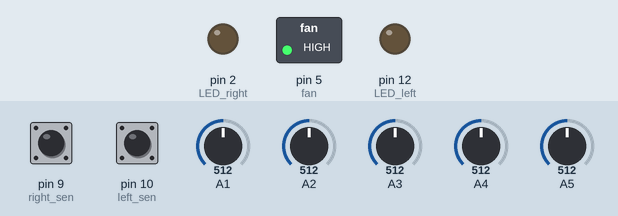
Simulated run of this sketch. Board: Arduino Uno, built with avr-gcc and run on an emulated ATmega328P. On the bench: switched loads named in the sketch (green lamp = pin HIGH), output pins drawn as LEDs (lit = HIGH). Inputs (shaded band) come from the test bench; at power-on: pin 9 (right_sen) LOW, pin 10 (left_sen) LOW, A1 = 512, A2 = 512, A3 = 512, A4 = 512, A5 = 512.

Above: at 0.1 s.
Timing chart, 0 to 1.6 s (numbered marks = the images above):
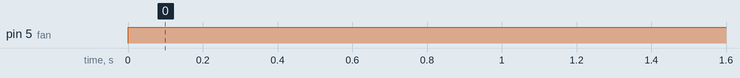

Measured:
- by itself, pin 5 (fan): LOW → HIGH at 0.00 s

The sketch:

midterm_ashtray.ino
```cpp
int LED_right = 2;
int LED_left = 12;
int left_sen  = 10;
int right_sen = 9;
int fan = 5;
int sens_covered = 0;
int multi_covered = 0;
int ishand = 0;

void setup() {
  // put your setup code here, to run once:
  pinMode(A5, INPUT);
  pinMode(A1, INPUT);
  pinMode(A2, INPUT);
  pinMode(A3, INPUT);
  pinMode(A4, INPUT);
  pinMode(left_sen, INPUT);
  pinMode(right_sen, INPUT);
  pinMode(LED_right, OUTPUT);
  pinMode(LED_left, OUTPUT);
  pinMode(fan, OUTPUT);
  Serial.begin(9600);
}

void loop() {
  // read values from sensors
  //photoresistors
  int phs1 = analogRead(A1);
  int phs2 = analogRead(A2);
  int phs3 = analogRead(A3);
  int phs4 = analogRead(A4);
  int phs5 = analogRead(A5);

  //pressure sensors
  int lefts = digitalRead(left_sen);
  int rights = digitalRead(right_sen);

  //control fan
  ishand = handon(phs1, phs2, phs3, phs4, phs5);
  if (ishand == 0)
  {
    analogWrite(fan, 255);
  }
  else
  {
    analogWrite(fan, 0);
  }

  //turn on LED for each side of the hand
  direct;
}

//Function that checks if any sensor of comibantion of sensors is dimmed,
//and returns it to the main loop to turn on the fan
int handon (int phs1, int phs2, int phs3, int phs4, int phs5)
{
  if ((phs1 < 420) && (phs2 > 420 || phs3 > 420 || phs4 > 420 || phs5 > 420))
  {
    sens_covered = 1;
  }
  if ((phs2 < 420) && (phs1 > 420 || phs3 > 420 || phs4 > 420 || phs5 > 420))
  {
    sens_covered = 2;
  }
  if ((phs3 < 420) && (phs1 > 420 || phs2 > 420 || phs4 > 420 || phs5 > 420))
  {
    sens_covered = 3;
  }
  if ((phs4 < 420) && (phs1 > 420 || phs2 > 420 || phs3 > 420 || phs5 > 420))
  {
    sens_covered = 4;
  }
  if ((phs5 < 420) && (phs1 > 420 || phs2 > 420 || phs3 > 420 || phs4 > 420))
  {
    sens_covered = 5;
  }
  if ((phs1 < 420 && phs2 < 420) && (phs2 > 420 || phs3 > 420 || phs5 > 420))
  {
    multi_covered = 1;
  }
  if ((phs1 < 420 && phs2 < 420) && (phs2 > 420 || phs3 > 420 || phs5 > 420))
  {
    multi_covered = 1;
  }
  if ((phs3 < 420 && phs2 < 420) && (phs1 > 420 || phs3 > 420 || phs5 > 420))
  {
    multi_covered = 2;
  }
  if ((phs3 < 420 && phs4 < 420) && (phs1 > 420 || phs2 > 420 || phs5 > 420))
  {
    multi_covered = 3;
  }
  if ((phs5 < 420 && phs4 < 420) && (phs1 > 420 || phs2 > 420 || phs3 > 420))
  {
    multi_covered = 4;
  }
  if ((phs1 < 420 && phs2 < 420 && phs3 < 420) && (phs4 > 420 || phs5 > 420))
  {
    multi_covered = 5;
  }
  if ((phs2 < 420 && phs3 < 420 && phs4 < 420) && (phs1 > 420 || phs5 > 420))
  {
    multi_covered = 6;
  }
  if ((phs3 < 420 && phs4 < 420 && phs5 < 420) && (phs1 > 420 || phs2 > 420))
  {
    multi_covered = 7;
  }
  if ((phs1 < 420 && phs2 < 420 && phs3 < 420) && (phs5 > 420 || phs4 > 420))
  {
    multi_covered = 8;
  }
}

//Function to check direction of hand
//and turns on respective LED
void direct(int lefts, int rights)
{
  if (lefts == 1)
  {
    digitalWrite(LED_left, HIGH);
  }
  if (rights == 1)
  {
    digitalWrite(LED_right, HIGH);
  }
  if (lefts == 0)
  {
    digitalWrite(LED_left, LOW);
  }
  if (rights == 0)
  {
    digitalWrite(LED_right, LOW);
  }
}
// Checks
//  Serial.print("A0:");
//  Serial.println(phs1);
//  delay(10);
//  Serial.print("A1:");
//  Serial.println(phs2);
//  delay(10);
//  Serial.print("A2:");
//  Serial.println(phs3);
//  delay(10);
//  Serial.print("A3:");
//  Serial.println(phs4);
//  delay(10);
//  Serial.print("A4:");
//  Serial.println(phs5);
//  delay(10);
//  Serial.print("Left sensor ");
//  Serial.println(lefts);
//  delay(10);
//  Serial.print("RIght sensor ");
//  Serial.println(rights);
//  delay(10);
```
